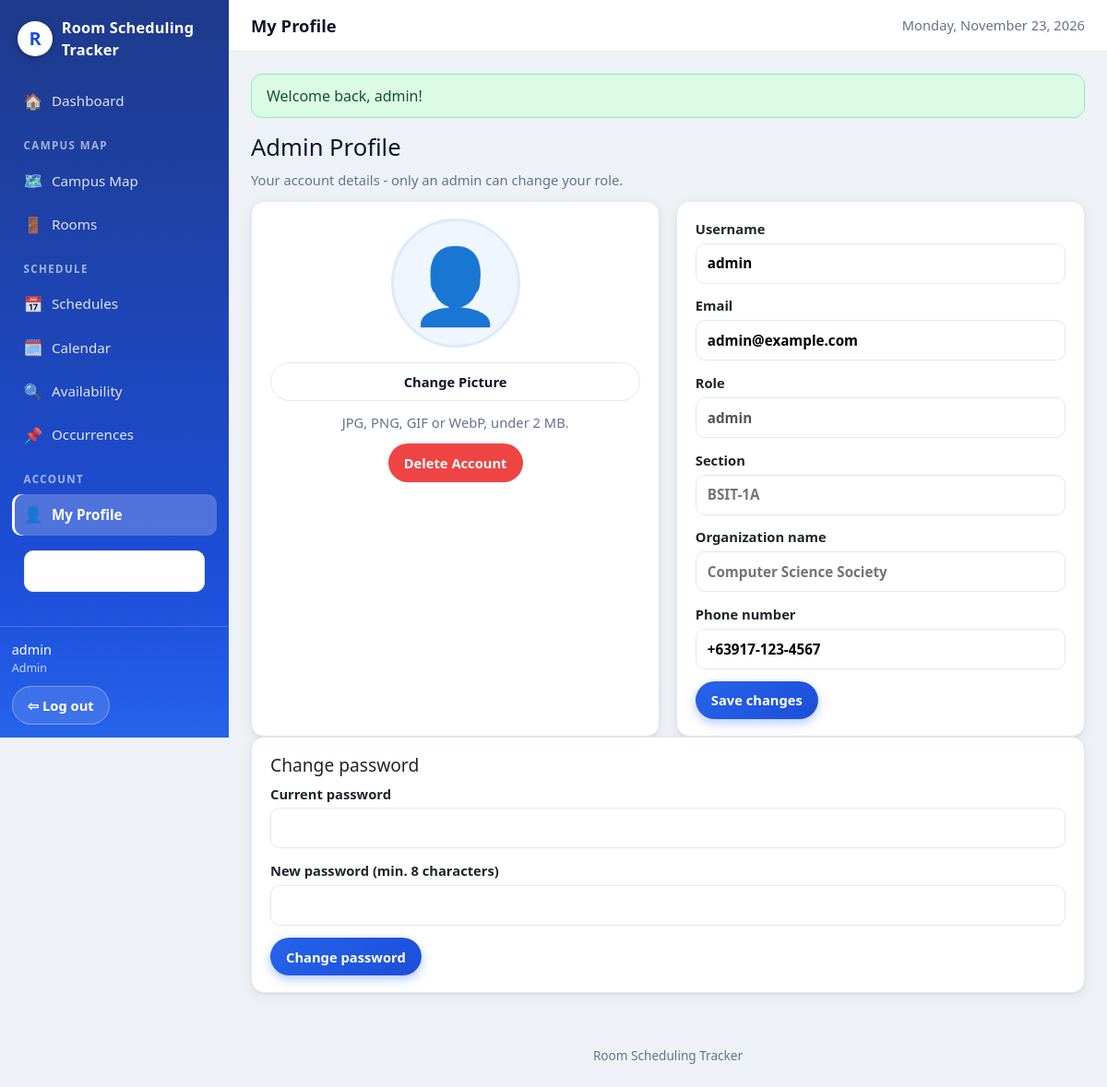
The page /profile (signed in) on the database its author committed.
### tables this page shows
CREATE TABLE IF NOT EXISTS tblUsers (
  user_id       INT UNSIGNED NOT NULL AUTO_INCREMENT,
  username      VARCHAR(50)  NOT NULL,
  email         VARCHAR(255) NOT NULL,
  password_hash VARCHAR(255) NOT NULL,
  profile_img   VARCHAR(255) NULL,
  role          VARCHAR(30)  NOT NULL DEFAULT 'student',
  section       VARCHAR(50)  NULL,
  org_name      VARCHAR(100) NULL,
  phone_number  VARCHAR(17)  NULL,
  PRIMARY KEY (user_id),
  UNIQUE KEY uq_users_username (username),
  UNIQUE KEY uq_users_email (email),
  KEY idx_users_role (role)
);

### controllers/ProfileController.php (called while the page is built, shortened)
<?php
final class ProfileController
{
    public function show(): void
    {
        $user = $this->users->find((int) Auth::id());
        view('profile/show', ['title' => 'My Profile', 'user' => $user]);
    }
}

### core/Auth.php (called while the page is built, shortened)
<?php
final class Auth
{
    public static function user(): ?array
    {
        return $_SESSION['user'] ?? null;
    }
    public static function id(): ?int
    {
        $u = self::user();
        return $u ? (int) $u['user_id'] : null;
    }
    public static function check(): bool
    {
        return self::user() !== null;
    }
    public static function role(): ?string
    {
        return self::user()['role'] ?? null;
    }
    public static function isAdmin(): bool
    {
        return self::role() === 'admin';
    }
}

### core/Database.php (called while the page is built, shortened)
<?php
final class Database
{
    private PDO $pdo;
    private function __construct(array $db)
    {
        $driver = $db['driver'] ?? 'mysql';
        try {
            if ($driver === 'sqlite') {
                $dir = dirname($db['path']);
                if (!is_dir($dir)) {
                    mkdir($dir, 0755, true);
                }
                $this->pdo = new PDO('sqlite:' . $db['path']);
                $this->pdo->exec('PRAGMA foreign_keys = ON');
            } else {
                $dsn = sprintf(
                    'mysql:host=%s;port=%s;dbname=%s;charset=%s',
                    $db['host'], $db['port'], $db['database'], $db['charset']
                );
                $this->pdo = new PDO($dsn, $db['username'], $db['password'], [
                    PDO::ATTR_ERRMODE            => PDO::ERRMODE_EXCEPTION,
                    PDO::ATTR_DEFAULT_FETCH_MODE => PDO::FETCH_ASSOC,
                    PDO::ATTR_EMULATE_PREPARES   => false,
                ]);
                return;
            }
            $this->pdo->setAttribute(PDO::ATTR_ERRMODE, PDO::ERRMODE_EXCEPTION);
            $this->pdo->setAttribute(PDO::ATTR_DEFAULT_FETCH_MODE, PDO::FETCH_ASSOC);
            $this->pdo->setAttribute(PDO::ATTR_EMULATE_PREPARES, false);
        } catch (PDOException $e) {
            throw new PDOException(
                'Could not connect to the database. Check your .env DB_* settings '
                . 'and make sure the database from database/rst_db.sql exists. '
                . 'Driver error: ' . $e->getMessage(),
                (int) $e->getCode(),
                $e
            );
        }
    }
    public function all(string $sql, array $params = []): array
    {
        $stmt = $this->pdo->prepare($sql);
        $stmt->execute($params);
        return $stmt->fetchAll();
    }
    public function one(string $sql, array $params = []): ?array
    {
        $rows = $this->all($sql, $params);
        return $rows[0] ?? null;
    }
}

### models/User.php (called while the page is built, shortened)
<?php
final class User
{
    public function find(int $id): ?array
    {
        return $this->db->one(
            'SELECT user_id, username, email, profile_img, role, section, org_name, phone_number
             FROM tblUsers WHERE user_id = ?',
            [$id]
        );
    }
}

### core/helpers.php (called while the page is built, shortened)
<?php
function e(?string $value): string
{
    return htmlspecialchars($value ?? '', ENT_QUOTES, 'UTF-8');
}
function base_path(): string
{
    static $base = null;
    if ($base !== null) {
        return $base;
    }
    $base = '';
    $appUrl = getenv('APP_URL');
    if ($appUrl !== false && $appUrl !== '') {
        $p = parse_url($appUrl, PHP_URL_PATH);
    } elseif (isset($_SERVER['SCRIPT_NAME'])) {
        $script = str_replace('\\', '/', (string) $_SERVER['SCRIPT_NAME']);
        if (basename($script) === 'index.php') {
            $dir = rtrim(dirname($script), '/');
            $base = ($dir === '/' || $dir === '.' || $dir === '\\') ? '' : $dir;
        }
    }
    return $base;
}
function url(string $path = ''): string
{
    $path = ltrim($path, '/');
    return base_path() . ($path === '' ? '/' : '/' . $path);
}
function flashes(): array
{
    $out = $_SESSION['_flash'] ?? [];
    return $out;
}

### views/profile/show.php (the view, shortened to what this page needs)
<h1><?= \App\Core\Auth::isAdmin() ? 'Admin Profile' : 'User Profile' ?></h1>
<p class="muted">Your account details - only an admin can change your role.</p>
<div class="grid-2">
  <section class="card profile-side">
    <div class="avatar">
      <?php if (!empty($user['profile_img'])): ?>
        <img src="<?= url($user['profile_img']) ?>" alt="Profile picture">
      <?php else: ?>
        <span class="avatar-silhouette">👤</span>
      <?php endif; ?>
    </div>
    <form method="post" action="<?= url('profile/avatar') ?>" enctype="multipart/form-data" class="form">
      <label class="btn" for="avatar-file" style="cursor:pointer">Change Picture</label>
    </form>
    <p class="muted">JPG, PNG, GIF or WebP, under 2 MB.</p>
    <form method="post" action="<?= url('profile/delete') ?>" data-confirm="Delete your account? This cannot be undone.">
      <?= csrf_field() ?><button class="btn btn-danger" type="submit">Delete Account</button>
    </form>
  </section>
  <section class="card">
    <form method="post" action="<?= url('profile') ?>" class="form">
      <label>Username <input type="text" name="username" required minlength="3" value="<?= e($user['username']) ?>"></label>
      <label>Email <input type="email" name="email" required value="<?= e($user['email']) ?>"></label>
      <label>Role <input type="text" value="<?= e($user['role']) ?><?= $user['role'] === 'officer' ? ' (org officer)' : '' ?>" disabled></label>
      <label>Section <input type="text" name="section" value="<?= e($user['section'] ?? '') ?>" placeholder="BSIT-1A"></label>
      <label>Organization name <input type="text" name="org_name" value="<?= e($user['org_name'] ?? '') ?>" placeholder="Computer Science Society"></label>
      <label>Phone number <input type="tel" name="phone_number" value="<?= e($user['phone_number'] ?? '') ?>" placeholder="+63917-123-4567"></label>
      <button class="btn btn-primary" type="submit">Save changes</button>
    </form>
  </section>
</div>
<section class="card">
  <h2>Change password</h2>
  <form method="post" action="<?= url('profile/password') ?>" class="form">
    <label>Current password <input type="password" name="current_password" required></label>
    <label>New password (min. 8 characters) <input type="password" name="new_password" required minlength="8"></label>
    <button class="btn btn-primary" type="submit">Change password</button>
  </form>
</section>

### views/layouts/main.php (shortened to what this page needs)
<!DOCTYPE html>
<html lang="en">
<head>
<link rel="stylesheet" href="https://cdn.jsdelivr.net/npm/bootstrap@5.3.3/dist/css/bootstrap.min.css">
<link rel="stylesheet" href="<?= url('assets/css/style.css') ?>">
</head>
<body>
<?php
$loggedIn = \App\Core\Auth::check(); $isAdmin = \App\Core\Auth::isAdmin();
$current = $current ?? '';
if ($current === '') {
    $reqPath = trim(parse_url($_SERVER['REQUEST_URI'] ?? '/', PHP_URL_PATH), '/');
    $base = trim(base_path(), '/');
    $seg = explode('/', $reqPath)[0] ?? '';
    $current = match ($seg) { '', 'index.php' => 'dashboard', 'maps' => 'maps', 'rooms' => 'rooms', 'schedules' => 'schedules', 'calendar' => 'calendar', 'availability' => 'availability', 'occurrences' => 'occurrences', 'users' => 'users', 'profile' => 'profile', default => $seg };
}
?>
<?php if ($loggedIn): ?>
<div class="app-shell">
  <aside class="sidebar">
    <a class="brand" href="<?= url('') ?>"><span class="brand-mark">R</span> Room Scheduling<br>Tracker</a>
    <nav>
      <a href="<?= url('') ?>" class="<?= $current === 'dashboard' ? 'active' : '' ?>"><span class="nav-icon">🏠</span> Dashboard</a>
      <p class="nav-section">Campus Map</p>
      <a href="<?= url('maps') ?>" class="<?= $current === 'maps' ? 'active' : '' ?>"><span class="nav-icon">🗺️</span> Campus Map</a>
      <a href="<?= url('rooms') ?>" class="<?= $current === 'rooms' ? 'active' : '' ?>"><span class="nav-icon">🚪</span> Rooms</a>
      <p class="nav-section">Schedule</p>
      <a href="<?= url('schedules') ?>" class="<?= $current === 'schedules' ? 'active' : '' ?>"><span class="nav-icon">📅</span> Schedules</a>
      <a href="<?= url('calendar') ?>" class="<?= $current === 'calendar' ? 'active' : '' ?>"><span class="nav-icon">🗓️</span> Calendar</a>
      <a href="<?= url('availability') ?>" class="<?= $current === 'availability' ? 'active' : '' ?>"><span class="nav-icon">🔍</span> Availability</a>
      <a href="<?= url('occurrences') ?>" class="<?= $current === 'occurrences' ? 'active' : '' ?>"><span class="nav-icon">📌</span> Occurrences</a>
      <p class="nav-section">Account</p>
      <a href="<?= url('profile') ?>" class="<?= $current === 'profile' ? 'active' : '' ?>"><span class="nav-icon">👤</span> My Profile</a>
      <?php if ($isAdmin): ?>
        <div class="sidebar-switch">
          <a class="btn" href="<?= url('admin') ?>">Switch to Admin</a>
        </div>
      <?php endif; ?>
    </nav>
    <div class="sidebar-foot">
      <span class="user-chip"><?= e(\App\Core\Auth::user()['username'] ?? '') ?> <small><?= e(\App\Core\Auth::role() ?? '') ?><?= \App\Core\Auth::role() === 'officer' ? ' (org officer)' : '' ?></small></span>
      <form method="post" action="<?= url('logout') ?>" class="inline-form"><?= csrf_field() ?><button class="btn btn-ghost" type="submit">⇦ Log out</button></form>
    </div>
  </aside>
  <div class="main-col">
    <header class="topbar">
      <p class="page-title"><?= e($title ?? 'Room Scheduling Tracker') ?></p>
      <div class="top-actions">
        <span class="muted"><?= e(date('l, F j, Y')) ?></span>
      </div>
    </header>
    <main class="content">
      <?php foreach (flashes() as $f): ?>
        <div class="flash flash-<?= e($f['type']) ?>"><?= e($f['message']) ?></div>
      <?php endforeach; ?>
      <?= $content ?? '' ?>
    </main>
    <footer class="footer">Room Scheduling Tracker</footer>
  </div>
</div>
<?php endif; ?>
</body>
</html>

### rows shown on the page
tblusers: username "admin", role "Admin", email "admin@example.com", role "admin", phone_number "+63917-123-4567"

### other values the page prints
$title "My Profile"
$f['message'] "Welcome back, admin!"
